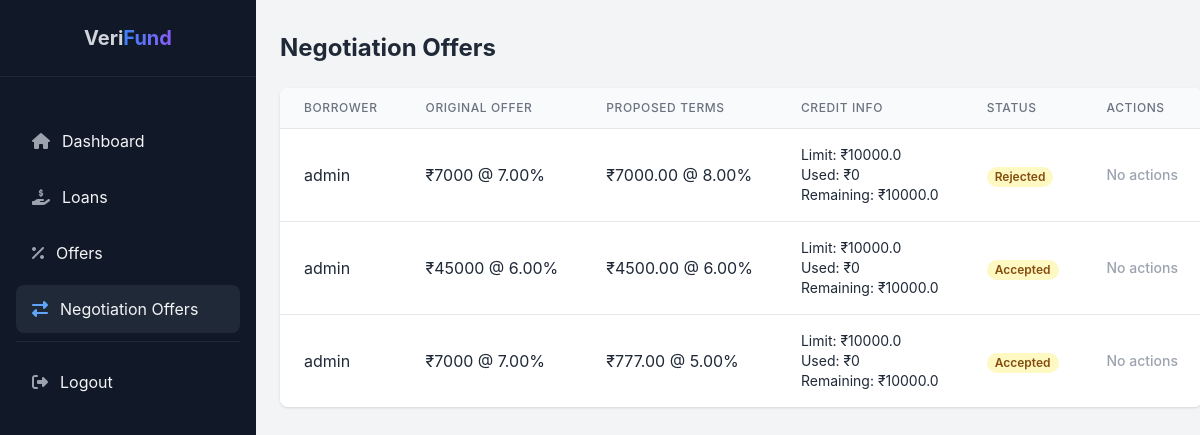
/negotiation_offer/ (signed in), run on the app's committed database.
### loans/models.py (models this page shows, shortened)
class Negotiation(models.Model):
    STATUS_CHOICES = [
        ('pending', 'Pending'),
        ('accepted', 'Accepted'),
        ('rejected', 'Rejected'),
        ('countered', 'Counter Offered'),
    ]
    borrower = models.ForeignKey(User, on_delete=models.CASCADE, related_name='borrower_negotiations')
    lender = models.ForeignKey(User, on_delete=models.CASCADE, related_name='lender_negotiations')
    original_offer = models.ForeignKey(LoanOffer, on_delete=models.CASCADE)
    proposed_amount = models.DecimalField(max_digits=12, decimal_places=2)
    proposed_interest_rate = models.DecimalField(max_digits=5, decimal_places=2)
    proposed_duration_months = models.IntegerField()
    status = models.CharField(max_length=10, choices=STATUS_CHOICES, default='pending')
    lender_note = models.TextField(blank=True, null=True)
    created_at = models.DateTimeField(auto_now_add=True)
    updated_at = models.DateTimeField(auto_now=True)
    class Meta:
        ordering = ['-updated_at']

class LoanOffer(models.Model):
    lender = models.ForeignKey(User, on_delete=models.CASCADE)
    amount = models.PositiveIntegerField()
    interest_rate = models.DecimalField(max_digits=5, decimal_places=2)
    duration_months = models.PositiveIntegerField()
    borrower = models.CharField(max_length=100, blank=True, null=True)
    created_at = models.DateTimeField(auto_now_add=True)

class LendingMLData(models.Model):
    user = models.OneToOneField(User, on_delete=models.CASCADE)
    encoded_input = models.JSONField()  # store inputs used in model prediction
    model_score = models.FloatField()  # model's predicted score or output
    created_at = models.DateTimeField(auto_now_add=True)

### loans/views.py (the view)
    @login_required
    def _wrapped_view(request, *args, **kwargs):
        if not check_profile_completion(request.user):
            messages.warning(request, "Please complete your profile to access this page.")
            return redirect('update_profile')
        return view_func(request, *args, **kwargs)

### loans/templatetags/custom_filters.py (called while the page is built)
@register.filter
def get_item(dictionary, key):
    return dictionary.get(key)

### loans/views.py (called while the page is built)
def check_profile_completion(user):
    try:
        profile = user.userprofile
    except UserProfile.DoesNotExist:
        return False
    required_fields_filled = all([
        bool(profile.gender),
        bool(profile.married),
        bool(profile.education),
        bool(profile.self_employed),
        profile.income is not None,
        bool(profile.phone_number),
        bool(profile.name),
        profile.pan == 'Yes',
    ])
    return required_fields_filled

def profile_completion_required(view_func):
    @login_required
    def _wrapped_view(request, *args, **kwargs):
        if not check_profile_completion(request.user):
            messages.warning(request, "Please complete your profile to access this page.")
            return redirect('update_profile')
        return view_func(request, *args, **kwargs)
    return _wrapped_view

### templates/negotiation_offer.html (shortened to what this page needs)
{% load custom_filters %}
<!DOCTYPE html>
<html lang="en">
<head>
    <script src="https://cdn.tailwindcss.com"></script>
    <link href="https://cdnjs.cloudflare.com/ajax/libs/font-awesome/6.4.0/css/all.min.css" rel="stylesheet">
</head>
<body class="bg-gray-100 text-gray-800 flex">
    <div class="w-64 bg-gray-900 text-gray-100 h-screen fixed sidebar">
        <div class="text-center py-6 px-4 border-b border-gray-800">
            <span class="text-xl font-bold text-gray-300">Veri<span class="gradient-text">Fund</span></span>
        </div>
        <ul class="space-y-2 mt-6 p-4">
            <li>
                <a href="#" class="flex items-center px-4 py-3 rounded-lg sidebar-link transition-colors">
                    <i class="fas fa-home mr-3 text-gray-400"></i> Dashboard
                </a>
            </li>
            <li>
                <a href="#" class="flex items-center px-4 py-3 rounded-lg sidebar-link transition-colors">
                    <i class="fas fa-hand-holding-usd mr-3 text-gray-400"></i> Loans
                </a>
            </li>
            <li>
                <a href="#" class="flex items-center px-4 py-3 rounded-lg sidebar-link transition-colors">
                    <i class="fas fa-percentage mr-3 text-gray-400"></i> Offers
                </a>
            </li>
            <li>
                <a href="#" class="flex items-center px-4 py-3 rounded-lg sidebar-link bg-gray-800 transition-colors">
                    <i class="fas fa-exchange-alt mr-3 text-blue-400"></i> Negotiation Offers
                </a>
            </li>
            <li class="mt-8 border-t border-gray-800 pt-4">
                <a href="#" class="flex items-center px-4 py-3 rounded-lg sidebar-link transition-colors">
                    <i class="fas fa-sign-out-alt mr-3 text-gray-400"></i> Logout
                </a>
            </li>
        </ul>
    </div>
    <div class="flex-1 ml-64">
        <div class="container mx-auto px-6 py-8">
            <h1 class="text-2xl font-bold mb-6">Negotiation Offers</h1>
            <div class="bg-white rounded-lg shadow overflow-hidden">
                <table class="min-w-full divide-y divide-gray-200">
                    <thead class="bg-gray-50">
                        <tr>
                            <th class="px-6 py-3 text-left text-xs font-medium text-gray-500 uppercase tracking-wider">Borrower</th>
                            <th class="px-6 py-3 text-left text-xs font-medium text-gray-500 uppercase tracking-wider">Original Offer</th>
                            <th class="px-6 py-3 text-left text-xs font-medium text-gray-500 uppercase tracking-wider">Proposed Terms</th>
                            <th class="px-6 py-3 text-left text-xs font-medium text-gray-500 uppercase tracking-wider">Credit Info</th>
                            <th class="px-6 py-3 text-left text-xs font-medium text-gray-500 uppercase tracking-wider">Status</th>
                            <th class="px-6 py-3 text-left text-xs font-medium text-gray-500 uppercase tracking-wider">Actions</th>
                        </tr>
                    </thead>
                    <tbody class="bg-white divide-y divide-gray-200">
                        {% for negotiation in negotiations %}
                        <tr class="hover:bg-gray-50">
                            <td class="px-6 py-4 whitespace-nowrap">
                                {{ negotiation.borrower.username }}
                            </td>
                            <td class="px-6 py-4 whitespace-nowrap">
                                ₹{{ negotiation.original_offer.amount }} @ {{ negotiation.original_offer.interest_rate }}%
                            </td>
                            <td class="px-6 py-4 whitespace-nowrap">
                                ₹{{ negotiation.proposed_amount }} @ {{ negotiation.proposed_interest_rate }}%
                            </td>
                            <td class="px-6 py-4 whitespace-nowrap">
                                {% with negotiation.borrower.id as borrower_id %}
                                    {% with borrower_info|get_item:borrower_id as info %}
                                    <div class="text-sm">
                                        <div>Limit: ₹{{ info.credit_limit }}</div>
                                        <div>Used: ₹{{ info.total_loans }}</div>
                                        <div>Remaining: ₹{{ info.remaining_limit }}</div>
                                    </div>
                                    {% endwith %}
                                {% endwith %}
                            </td>
                            <td class="px-6 py-4 whitespace-nowrap">
                                <span class="px-2 inline-flex text-xs leading-5 font-semibold rounded-full status-badge
                                    {% if negotiation.status == 'accepted' %}bg-green-100 text-green-800
                                    {% elif negotiation.status == 'rejected' %}bg-red-100 text-red-800
                                    {% elif negotiation.status == 'countered' %}bg-blue-100 text-blue-800
                                    {% else %}bg-yellow-100 text-yellow-800{% endif %}">
                                    {{ negotiation.get_status_display }}
                                </span>
                            </td>
                            <td class="px-6 py-4 whitespace-nowrap text-sm font-medium">
                                {% if negotiation.status == 'pending' %}
                                <form method="post" class="flex space-x-2">
                                    {% csrf_token %}
                                    <input type="hidden" name="negotiation_id" value="{{ negotiation.id }}">
                                    <button name="action" value="accept"
                                        class="px-3 py-1 bg-green-500 text-white rounded text-sm hover:bg-green-600 transition-colors">
                                        Accept
                                    </button>
                                    <button name="action" value="reject"
                                        class="px-3 py-1 bg-red-500 text-white rounded text-sm hover:bg-red-600 transition-colors">
                                        Reject
                                    </button>
                                </form>
                                {% elif negotiation.status == 'countered' %}
                                <button class="text-blue-600 hover:text-blue-800 text-sm"
                                    onclick="viewCounterOffer({{ negotiation.id }})">
                                    View Counter
                                </button>
                                {% else %}
                                <span class="text-gray-400 text-sm">No actions</span>
                                {% endif %}
                            </td>
                        </tr>
                        {% empty %}
                        <tr>
                            <td colspan="6" class="px-6 py-4 text-center text-gray-500">
                                No negotiation offers available
                            </td>
                        </tr>
                        {% endfor %}
                    </tbody>
                </table>
            </div>
        </div>
    </div>
</body>
</html>

### templates/negotiation_offer.html (style rules this page uses)
.gradient-text { background: linear-gradient(90deg, #3b82f6, #8b5cf6); -webkit-background-clip: text; background-clip: text; color: transparent; }
body { font-family: 'Inter', sans-serif; }
.sidebar { transition: all 0.3s ease; }
.status-badge { transition: all 0.2s ease; }

### data on the page
Negotiation: borrower.username "admin", original_offer.amount "7000", original_offer.interest_rate "7.00", proposed_amount "7000.00", proposed_interest_rate "8.00", total_loans "0", remaining_limit "10000.0", status "Rejected", shows "No actions"
LendingMLData: credit_limit "10000.0"
Negotiation: borrower.username "admin", original_offer.amount "45000", original_offer.interest_rate "6.00", proposed_amount "4500.00", proposed_interest_rate "6.00", total_loans "0", remaining_limit "10000.0", status "Accepted", shows "No actions"
Negotiation: borrower.username "admin", original_offer.amount "7000", original_offer.interest_rate "7.00", proposed_amount "777.00", proposed_interest_rate "5.00", total_loans "0", remaining_limit "10000.0", status "Accepted", shows "No actions"
